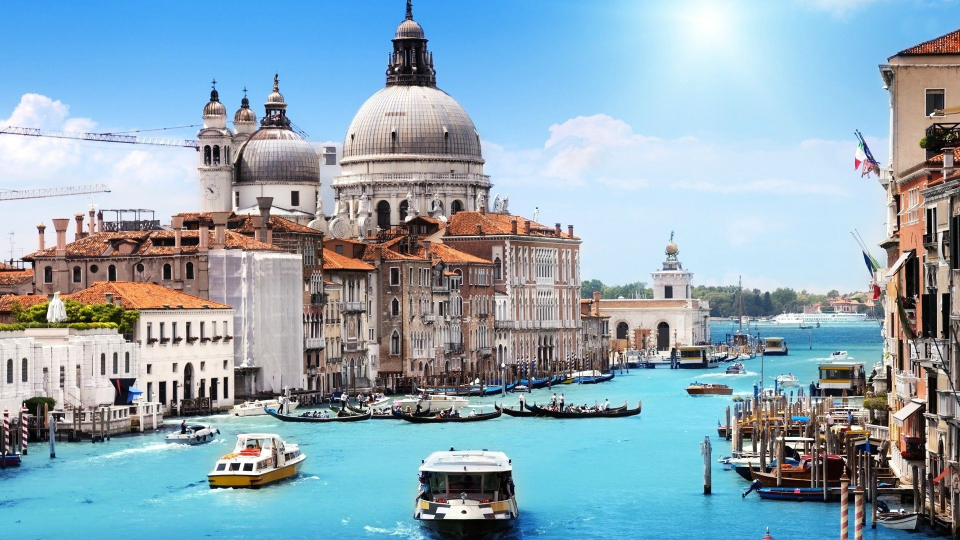
%> input picture Lab2/image.jpg, 1920 x 1080 px (shown at 1/2 size)
$ octave test5.m   (GNU Octave 9; MATLAB toolbox functions it lacks are replaced by stand-ins)
%> lines starting %> are read from the running program, lines starting %| are printed output that depends on the picture
### Lab1/soru5.m
function [cols] = soru5(A, i)
[m,n] = size(A);
cols = [];
for j=1:n
    if i ~= j
        temp = [A(:,i) A(:,j)];
        if rank(temp) == 1
           cols = [cols ; j];
        end
    end
end
end

### Lab2/test5.m
close all;
clear;
clc;

% change k to test soru5
k = 4;

A = imread('image.jpg');
%> A is the input picture: size 1080x1920x3 uint8; mean R, G, B 142.7, 168.1, 182.3
A = rgb2gray(A);
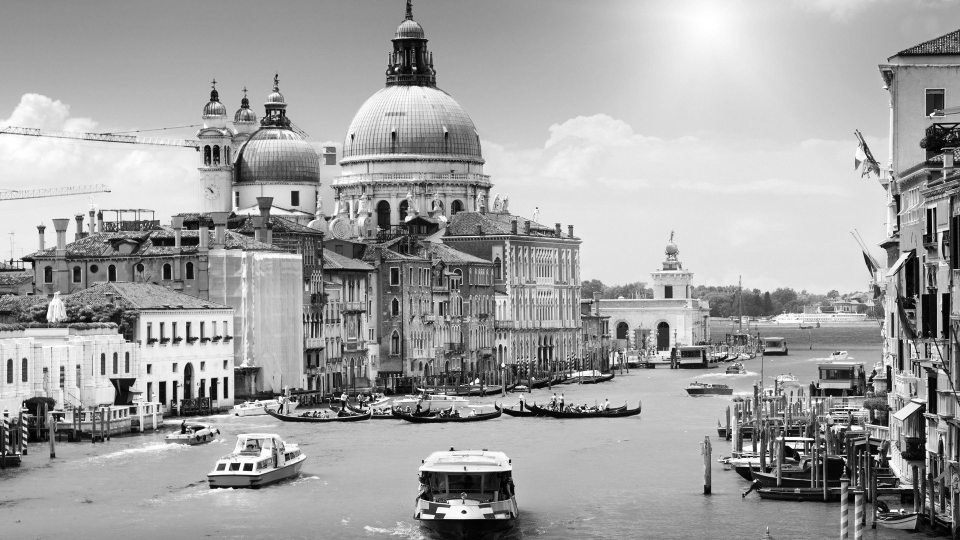
%> A: size 1080x1920 uint8 (shown at 1/2 size); min 0, max 255, mean 162.1
B = imresize(A, 1/k);
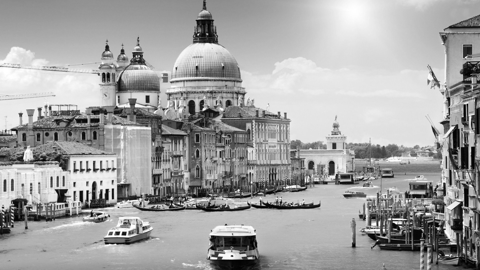
%> B: size 270x480 uint8; min 0, max 255, mean 162.1
C = soru5(A, k);
%> after the loop in soru5, `for j=1:n`: temp = 1080 rows, first 12: [137 165; 139 168; 139 169; 137 168; 137 167; 138 167; 139 166; 139 164; 141 164; 141 164; 141 163; 141 163]
%> C = []
imshow([B C]);

$ run again, with Lab2/soru5.jpg copied over Lab2/image.jpg
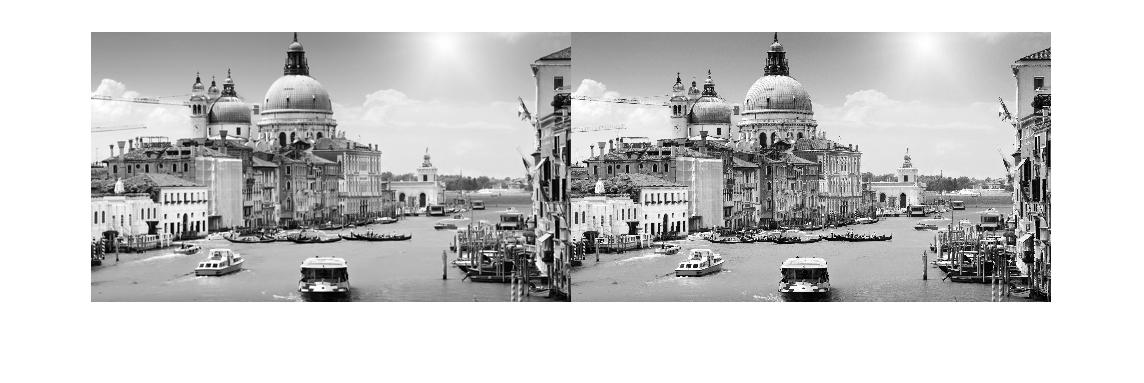
%> input picture Lab2/soru5.jpg, 1144 x 383 px
%> A is the input picture: size 383x1144x3 uint8; min 0, max 255, mean 200.1
%> A: size 383x1144 uint8
%> `B = imresize(A, 1/k);`:
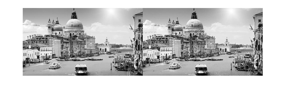
%> B: size 96x286 uint8; min 0, max 255, mean 200
%> after the loop in soru5, `for j=1:n`: cols = 175 values from 1 to 1144; temp = 383 rows, first 12: [255 255; 255 255; 255 255; 255 255; 255 255; 255 255; 255 255; 255 255; 255 255; 255 255; 255 255; 255 255]
%> C = 175 values from 1 to 1144
